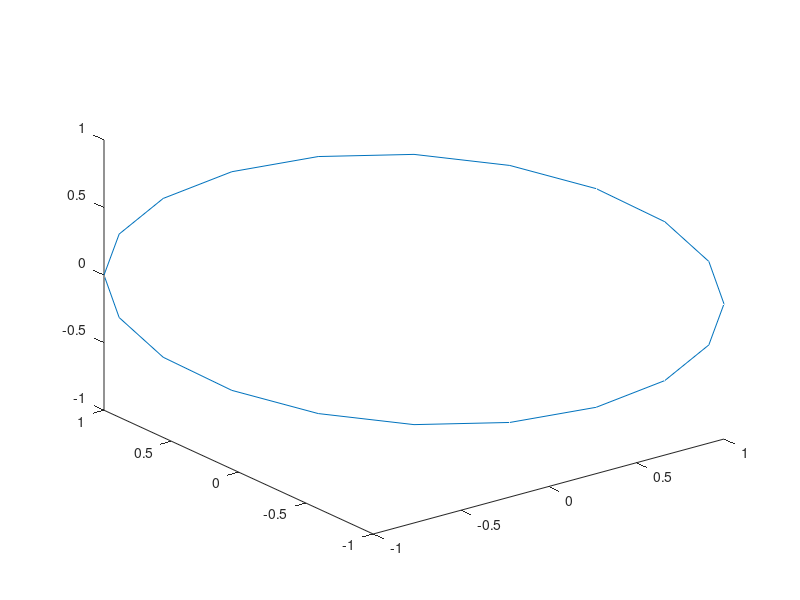

Here is the MATLAB script that generated this plot:
k = 0;
for t = -pi:pi/10:pi
    k = k+1;
    r = cos(t)*[0;0;1] + sin(t)*[1;-1;0];
    x(k) = r(1);
    y(k) = r(2);
    z(k) = r(3);
end

plot3(x, y, z)